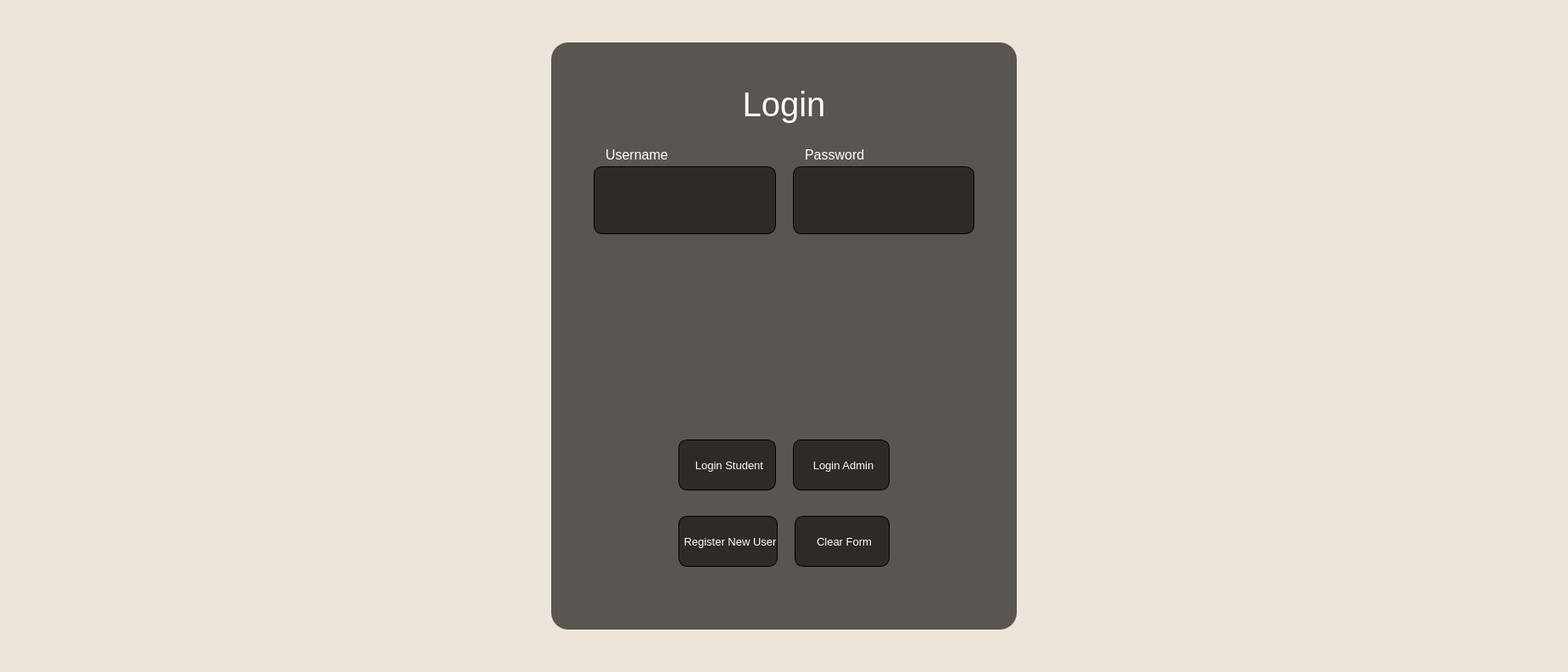
<?xml version="1.0" encoding="UTF-8"?>
<ui version="4.0">
 <class>MainWindow</class>
 <widget class="QMainWindow" name="MainWindow">
  <property name="geometry">
   <rect>
    <x>0</x>
    <y>0</y>
    <width>1849</width>
    <height>792</height>
   </rect>
  </property>
  <property name="windowTitle">
   <string>MainWindow</string>
  </property>
  <property name="styleSheet">
   <string notr="true"/>
  </property>
  <widget class="QWidget" name="centralwidget">
   <property name="styleSheet">
    <string notr="true">background-color: rgb(237, 229, 218);</string>
   </property>
   <layout class="QGridLayout" name="gridLayout">
    <property name="leftMargin">
     <number>650</number>
    </property>
    <property name="topMargin">
     <number>50</number>
    </property>
    <property name="rightMargin">
     <number>650</number>
    </property>
    <property name="bottomMargin">
     <number>50</number>
    </property>
    <item row="0" column="0">
     <widget class="QFrame" name="frame">
      <property name="sizePolicy">
       <sizepolicy hsizetype="Preferred" vsizetype="Fixed">
        <horstretch>0</horstretch>
        <verstretch>0</verstretch>
       </sizepolicy>
      </property>
      <property name="maximumSize">
       <size>
        <width>16777215</width>
        <height>1000</height>
       </size>
      </property>
      <property name="styleSheet">
       <string notr="true">background-color: rgba(41, 38, 35, 0.75);
border-radius: 20px; /* creates rounded corners */
</string>
      </property>
      <property name="frameShape">
       <enum>QFrame::StyledPanel</enum>
      </property>
      <property name="frameShadow">
       <enum>QFrame::Raised</enum>
      </property>
      <layout class="QGridLayout" name="gridLayout_4" rowstretch="0,0,0,0,0">
       <property name="sizeConstraint">
        <enum>QLayout::SetDefaultConstraint</enum>
       </property>
       <property name="leftMargin">
        <number>50</number>
       </property>
       <property name="topMargin">
        <number>10</number>
       </property>
       <property name="rightMargin">
        <number>50</number>
       </property>
       <property name="bottomMargin">
        <number>10</number>
       </property>
       <property name="verticalSpacing">
        <number>0</number>
       </property>
       <item row="1" column="0">
        <layout class="QVBoxLayout" name="verticalLayout" stretch="0,0,1">
         <property name="spacing">
          <number>0</number>
         </property>
         <item>
          <layout class="QHBoxLayout" name="horizontalLayout_4" stretch="0,0">
           <property name="spacing">
            <number>20</number>
           </property>
           <property name="topMargin">
            <number>0</number>
           </property>
           <item>
            <widget class="QLabel" name="usernameLbl">
             <property name="sizePolicy">
              <sizepolicy hsizetype="Preferred" vsizetype="Fixed">
               <horstretch>0</horstretch>
               <verstretch>0</verstretch>
              </sizepolicy>
             </property>
             <property name="minimumSize">
              <size>
               <width>0</width>
               <height>44</height>
              </size>
             </property>
             <property name="maximumSize">
              <size>
               <width>16777215</width>
               <height>44</height>
              </size>
             </property>
             <property name="font">
              <font>
               <pointsize>12</pointsize>
              </font>
             </property>
             <property name="styleSheet">
              <string notr="true">color: white;
background: transparent;
padding-left: 10px;</string>
             </property>
             <property name="text">
              <string>Username</string>
             </property>
             <property name="alignment">
              <set>Qt::AlignBottom|Qt::AlignLeading|Qt::AlignLeft</set>
             </property>
            </widget>
           </item>
           <item>
            <widget class="QLabel" name="label">
             <property name="sizePolicy">
              <sizepolicy hsizetype="Preferred" vsizetype="Fixed">
               <horstretch>0</horstretch>
               <verstretch>0</verstretch>
              </sizepolicy>
             </property>
             <property name="minimumSize">
              <size>
               <width>0</width>
               <height>44</height>
              </size>
             </property>
             <property name="maximumSize">
              <size>
               <width>16777215</width>
               <height>44</height>
              </size>
             </property>
             <property name="font">
              <font>
               <pointsize>12</pointsize>
              </font>
             </property>
             <property name="styleSheet">
              <string notr="true">color: white;
background: transparent;
padding-left: 10px;</string>
             </property>
             <property name="text">
              <string>Password</string>
             </property>
             <property name="alignment">
              <set>Qt::AlignBottom|Qt::AlignLeading|Qt::AlignLeft</set>
             </property>
            </widget>
           </item>
          </layout>
         </item>
         <item>
          <layout class="QHBoxLayout" name="horizontalLayout" stretch="0,0">
           <property name="spacing">
            <number>20</number>
           </property>
           <property name="sizeConstraint">
            <enum>QLayout::SetDefaultConstraint</enum>
           </property>
           <property name="topMargin">
            <number>0</number>
           </property>
           <property name="bottomMargin">
            <number>0</number>
           </property>
           <item>
            <widget class="QLineEdit" name="usernameInput">
             <property name="sizePolicy">
              <sizepolicy hsizetype="Expanding" vsizetype="Preferred">
               <horstretch>0</horstretch>
               <verstretch>0</verstretch>
              </sizepolicy>
             </property>
             <property name="maximumSize">
              <size>
               <width>16777215</width>
               <height>80</height>
              </size>
             </property>
             <property name="font">
              <font>
               <pointsize>13</pointsize>
              </font>
             </property>
             <property name="styleSheet">
              <string notr="true">QLineEdit {
color: white;
background: transparent;
border-radius: 10px; /* creates rounded corners */
border: 1px solid black;
padding-left: 5px;
background-color: rgba(41, 38, 35, 0.9);
}
QLineEdit:focus {
    border: 1px solid white;  /* border when selected */
}</string>
             </property>
             <property name="alignment">
              <set>Qt::AlignLeading|Qt::AlignLeft|Qt::AlignVCenter</set>
             </property>
            </widget>
           </item>
           <item>
            <widget class="QLineEdit" name="passwordInput">
             <property name="sizePolicy">
              <sizepolicy hsizetype="Expanding" vsizetype="Ignored">
               <horstretch>0</horstretch>
               <verstretch>0</verstretch>
              </sizepolicy>
             </property>
             <property name="maximumSize">
              <size>
               <width>16777215</width>
               <height>80</height>
              </size>
             </property>
             <property name="font">
              <font>
               <pointsize>13</pointsize>
              </font>
             </property>
             <property name="styleSheet">
              <string notr="true">QLineEdit {
color: white;
background: transparent;
border-radius: 10px; /* creates rounded corners */
border: 1px solid black;
padding-left: 5px;
background-color: rgba(41, 38, 35, 0.9);
}
QLineEdit:focus {
    border: 1px solid white;  /* border when selected */
}</string>
             </property>
             <property name="echoMode">
              <enum>QLineEdit::Password</enum>
             </property>
             <property name="alignment">
              <set>Qt::AlignLeading|Qt::AlignLeft|Qt::AlignVCenter</set>
             </property>
            </widget>
           </item>
          </layout>
         </item>
         <item>
          <layout class="QGridLayout" name="gridLayout_12" rowstretch="0,0,0">
           <property name="topMargin">
            <number>222</number>
           </property>
           <property name="horizontalSpacing">
            <number>20</number>
           </property>
           <property name="verticalSpacing">
            <number>30</number>
           </property>
           <item row="1" column="0">
            <layout class="QHBoxLayout" name="horizontalLayout_2">
             <property name="spacing">
              <number>20</number>
             </property>
             <property name="topMargin">
              <number>20</number>
             </property>
             <item>
              <spacer name="horizontalSpacer_2">
               <property name="orientation">
                <enum>Qt::Horizontal</enum>
               </property>
               <property name="sizeType">
                <enum>QSizePolicy::Fixed</enum>
               </property>
               <property name="sizeHint" stdset="0">
                <size>
                 <width>100</width>
                 <height>20</height>
                </size>
               </property>
              </spacer>
             </item>
             <item>
              <widget class="QPushButton" name="btnLoginstudent">
               <property name="sizePolicy">
                <sizepolicy hsizetype="Minimum" vsizetype="Ignored">
                 <horstretch>0</horstretch>
                 <verstretch>0</verstretch>
                </sizepolicy>
               </property>
               <property name="maximumSize">
                <size>
                 <width>16777215</width>
                 <height>60</height>
                </size>
               </property>
               <property name="font">
                <font>
                 <pointsize>10</pointsize>
                </font>
               </property>
               <property name="styleSheet">
                <string notr="true">QPushButton {
color: white;
background: transparent;
border-radius: 10px; /* creates rounded corners */
border: 1px solid black;
padding-left: 5px;
background-color: rgba(41, 38, 35, 0.9);
}
QPushButton:hover {
    border: 1px solid white;  /* border when selected */
}</string>
               </property>
               <property name="text">
                <string>Login Student</string>
               </property>
              </widget>
             </item>
             <item>
              <widget class="QPushButton" name="btnLoginadmin">
               <property name="sizePolicy">
                <sizepolicy hsizetype="Minimum" vsizetype="Ignored">
                 <horstretch>0</horstretch>
                 <verstretch>0</verstretch>
                </sizepolicy>
               </property>
               <property name="maximumSize">
                <size>
                 <width>16777215</width>
                 <height>60</height>
                </size>
               </property>
               <property name="font">
                <font>
                 <pointsize>10</pointsize>
                </font>
               </property>
               <property name="styleSheet">
                <string notr="true">QPushButton {
color: white;
background: transparent;
border-radius: 10px; /* creates rounded corners */
border: 1px solid black;
padding-left: 5px;
background-color: rgba(41, 38, 35, 0.9);
}
QPushButton:hover {
    border: 1px solid white;  /* border when selected */
}</string>
               </property>
               <property name="text">
                <string>Login Admin</string>
               </property>
              </widget>
             </item>
             <item>
              <spacer name="horizontalSpacer_3">
               <property name="orientation">
                <enum>Qt::Horizontal</enum>
               </property>
               <property name="sizeType">
                <enum>QSizePolicy::Fixed</enum>
               </property>
               <property name="sizeHint" stdset="0">
                <size>
                 <width>100</width>
                 <height>20</height>
                </size>
               </property>
              </spacer>
             </item>
            </layout>
           </item>
           <item row="2" column="0">
            <layout class="QHBoxLayout" name="horizontalLayout_3">
             <property name="spacing">
              <number>20</number>
             </property>
             <item>
              <spacer name="horizontalSpacer">
               <property name="orientation">
                <enum>Qt::Horizontal</enum>
               </property>
               <property name="sizeType">
                <enum>QSizePolicy::Fixed</enum>
               </property>
               <property name="sizeHint" stdset="0">
                <size>
                 <width>100</width>
                 <height>20</height>
                </size>
               </property>
              </spacer>
             </item>
             <item>
              <widget class="QPushButton" name="btnRegister">
               <property name="maximumSize">
                <size>
                 <width>16777215</width>
                 <height>60</height>
                </size>
               </property>
               <property name="font">
                <font>
                 <pointsize>10</pointsize>
                </font>
               </property>
               <property name="styleSheet">
                <string notr="true">QPushButton {
color: white;
background: transparent;
border-radius: 10px; /* creates rounded corners */
border: 1px solid black;
padding-left: 5px;
background-color: rgba(41, 38, 35, 0.9);
}
QPushButton:hover {
    border: 1px solid white;  /* border when selected */
}</string>
               </property>
               <property name="text">
                <string>Register New User</string>
               </property>
              </widget>
             </item>
             <item>
              <widget class="QPushButton" name="btnClear">
               <property name="maximumSize">
                <size>
                 <width>16777215</width>
                 <height>60</height>
                </size>
               </property>
               <property name="font">
                <font>
                 <pointsize>10</pointsize>
                </font>
               </property>
               <property name="styleSheet">
                <string notr="true">QPushButton {
color: white;
background: transparent;
border-radius: 10px; /* creates rounded corners */
border: 1px solid black;
padding-left: 5px;
background-color: rgba(41, 38, 35, 0.9);
}
QPushButton:hover {
    border: 1px solid white;  /* border when selected */
}</string>
               </property>
               <property name="text">
                <string>Clear Form</string>
               </property>
              </widget>
             </item>
             <item>
              <spacer name="horizontalSpacer_4">
               <property name="orientation">
                <enum>Qt::Horizontal</enum>
               </property>
               <property name="sizeType">
                <enum>QSizePolicy::Fixed</enum>
               </property>
               <property name="sizeHint" stdset="0">
                <size>
                 <width>100</width>
                 <height>20</height>
                </size>
               </property>
              </spacer>
             </item>
            </layout>
           </item>
          </layout>
         </item>
        </layout>
       </item>
       <item row="0" column="0">
        <widget class="QLabel" name="lblCreateAccount">
         <property name="sizePolicy">
          <sizepolicy hsizetype="Preferred" vsizetype="Fixed">
           <horstretch>0</horstretch>
           <verstretch>0</verstretch>
          </sizepolicy>
         </property>
         <property name="minimumSize">
          <size>
           <width>0</width>
           <height>55</height>
          </size>
         </property>
         <property name="maximumSize">
          <size>
           <width>16777215</width>
           <height>80</height>
          </size>
         </property>
         <property name="font">
          <font>
           <pointsize>30</pointsize>
          </font>
         </property>
         <property name="styleSheet">
          <string notr="true">color: white;
background: transparent;
</string>
         </property>
         <property name="text">
          <string>Login</string>
         </property>
         <property name="alignment">
          <set>Qt::AlignBottom|Qt::AlignHCenter</set>
         </property>
        </widget>
       </item>
       <item row="4" column="0">
        <widget class="QLabel" name="lblStatus">
         <property name="sizePolicy">
          <sizepolicy hsizetype="Preferred" vsizetype="Preferred">
           <horstretch>0</horstretch>
           <verstretch>0</verstretch>
          </sizepolicy>
         </property>
         <property name="minimumSize">
          <size>
           <width>253</width>
           <height>0</height>
          </size>
         </property>
         <property name="maximumSize">
          <size>
           <width>16777215</width>
           <height>50</height>
          </size>
         </property>
         <property name="font">
          <font>
           <family>Inter Variable Text</family>
           <pointsize>11</pointsize>
          </font>
         </property>
         <property name="styleSheet">
          <string notr="true">color: white;
background: transparent;
</string>
         </property>
         <property name="text">
          <string/>
         </property>
         <property name="alignment">
          <set>Qt::AlignCenter</set>
         </property>
        </widget>
       </item>
      </layout>
     </widget>
    </item>
   </layout>
  </widget>
 </widget>
 <resources/>
 <connections/>
</ui>
